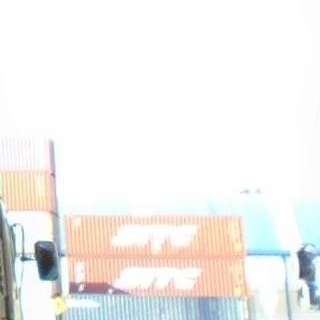
#> input picture data/processed/images/train/neg_1320_288_4.jpg, 320 x 320 px; its folder holds only this picture in this run
$ python preprocess.py
#> lines starting #> are read from the running program, lines starting #| are printed output that depends on the picture
# -*- coding: utf-8 -*-
"""
数据预处理脚本：集装箱缺陷检测项目
"""
import os
import random
import shutil
from pathlib import Path
from collections import Counter, defaultdict
import cv2
import numpy as np
import yaml


def cv2_imread_cn(filepath, flags=cv2.IMREAD_COLOR):
    """支持中文路径的 imread（cv2.imread 不支持中文路径）"""
    return cv2.imdecode(np.fromfile(str(filepath), dtype=np.uint8), flags)


def cv2_imwrite_cn(filepath, img):
    """支持中文路径的 imwrite"""
    ext = Path(filepath).suffix
    result, encoded = cv2.imencode(ext, img)
    if result:
        encoded.tofile(str(filepath))
    return result

# 设置随机种子，保证可复现性
random.seed(42)
np.random.seed(42)

# 类别定义: 0=Dent(凹陷), 1=Hole(破洞), 2=Rusty(锈蚀)
CLASSES = {0: 'Dent', 1: 'Hole', 2: 'Rusty'}

def get_dominant_class(label_path):
    """获取标注文件中出现次数最多的类别，作为分层采样的依据"""
    if not label_path.exists():
        return -1 # 表示无目标背景图

    with open(label_path, 'r', encoding='utf-8') as f:
        lines = f.readlines()

    if not lines:
        return -1

    # YOLO 格式的第一列为类别 ID
    classes = [int(line.strip().split()[0]) for line in lines if line.strip()]
    if not classes:
        return -1

    counts = Counter(classes)
    return counts.most_common(1)[0][0]

def split_dataset(src_dir, dst_dir, val_ratio=0.15):
    """1. 训练/验证集划分"""
#> called with val_ratio = 0.15
    print(">>> 开始划分数据集...")
    src_images_dir = src_dir / 'images' / 'train'
    src_labels_dir = src_dir / 'labels' / 'train'

    dst_images_train = dst_dir / 'images' / 'train'
    dst_images_val = dst_dir / 'images' / 'val'
    dst_labels_train = dst_dir / 'labels' / 'train'
    dst_labels_val = dst_dir / 'labels' / 'val'

    # 创建目标目录
    for d in [dst_images_train, dst_images_val, dst_labels_train, dst_labels_val]:
        d.mkdir(parents=True, exist_ok=True)

    image_files = list(src_images_dir.glob('*.jpg'))
    if not image_files:
        print(f"警告：未能在 {src_images_dir} 找到图片。")
        return []

    # 按主要类别进行分组，用于分层抽样
    class_groups = defaultdict(list)
    for img_path in image_files:
        label_path = src_labels_dir / (img_path.stem + '.txt')
        dom_class = get_dominant_class(label_path)
        class_groups[dom_class].append(img_path)

    train_files = []
    val_files = []

    # 对每个类别的图片集进行按比例划分
    for cls, files in class_groups.items():
        random.shuffle(files)
        val_size = int(len(files) * val_ratio)
        val_files.extend(files[:val_size])
        train_files.extend(files[val_size:])

    print(f"总图片数: {len(image_files)}, 分配给训练集: {len(train_files)}, 分配给验证集: {len(val_files)}")

    # 定义复制文件的辅助函数
    def copy_files(files, target_img_dir, target_lbl_dir):
        for img_path in files:
            shutil.copy(img_path, target_img_dir / img_path.name)
            label_path = src_labels_dir / (img_path.stem + '.txt')
            if label_path.exists():
                shutil.copy(label_path, target_lbl_dir / label_path.name)
            else:
                # 若源图片无标注文件，则在目标路径生成一个空文件
                open(target_lbl_dir / (img_path.stem + '.txt'), 'w').close()

    copy_files(train_files, dst_images_train, dst_labels_train)
    copy_files(val_files, dst_images_val, dst_labels_val)

    # 自动生成 data.yaml 配置文件
    yaml_data = {
        'path': str(dst_dir.absolute()).replace('\\', '/'),
        'train': 'images/train',
        'val': 'images/val',
        'names': CLASSES
    }

    with open(dst_dir / 'data.yaml', 'w', encoding='utf-8') as f:
        yaml.dump(yaml_data, f, allow_unicode=True, sort_keys=False)

    print(f">>> 数据集划分完成，配置文件 {dst_dir / 'data.yaml'} 已生成。\n")
    return train_files

def parse_labels(label_path):
    """解析 YOLO 标注文件，返回解析后的 [x_center, y_center, w, h] 列表"""
    bboxes = []
    if label_path.exists():
        with open(label_path, 'r') as f:
            for line in f:
                parts = line.strip().split()
                if len(parts) >= 5:
                    bboxes.append([float(x) for x in parts[1:5]])
    return bboxes

def check_overlap(crop_box, bboxes, img_size=640):
    """判断裁剪区域 (x1, y1, x2, y2) 是否与任何原有的 YOLO 标注框重叠"""
    cx1, cy1, cx2, cy2 = crop_box
    for b in bboxes:
        bx_c, by_c, bw, bh = b
        # 将归一化坐标转换为原图的绝对坐标
        bx1 = (bx_c - bw/2) * img_size
        by1 = (by_c - bh/2) * img_size
        bx2 = (bx_c + bw/2) * img_size
        by2 = (by_c + bh/2) * img_size

        # 判断两个矩形是否有交集
        if not (cx2 <= bx1 or cx1 >= bx2 or cy2 <= by1 or cy1 >= by2):
            return True
    return False

def generate_negative_samples(src_dir, dst_dir, train_files, num_samples=600, crop_size=320):
    """2. 负样本生成：从训练图片中裁剪不含标注框的区域"""
#> called with num_samples = 600, crop_size = 320
    print(f">>> 开始生成负样本，目标数量约: {num_samples}...")
    neg_dir = dst_dir / 'negative_samples'
    neg_images_dir = neg_dir / 'images'
    neg_labels_dir = neg_dir / 'labels'

    neg_images_dir.mkdir(parents=True, exist_ok=True)
    neg_labels_dir.mkdir(parents=True, exist_ok=True)

    src_labels_dir = src_dir / 'labels' / 'train'

    count = 0
    # 随机打乱以增加负样本来源的多样性
    random.shuffle(train_files)

    for img_path in train_files:
        if count >= num_samples:
            break

        label_path = src_labels_dir / (img_path.stem + '.txt')
        bboxes = parse_labels(label_path)

        img = cv2_imread_cn(img_path)
#> in cv2_imread_cn, returned value is the input picture: shape (320, 320, 3); mean B, G, R 238.6, 240.9, 241.9
        if img is None:
            continue

        h, w = img.shape[:2]
#> h = 320; w = 320

        # 每张图尝试进行随机裁剪
        for _ in range(5):
            if count >= num_samples:
                break

            x1 = random.randint(0, max(0, w - crop_size))
            y1 = random.randint(0, max(0, h - crop_size))
            x2 = x1 + crop_size
            y2 = y1 + crop_size

            # 如果该裁剪区域与任何已有缺陷标注不重合，则是干净的负样本
            if not check_overlap((x1, y1, x2, y2), bboxes, img_size=640):
                crop_img = img[y1:y2, x1:x2]
                out_name = f"neg_{img_path.stem}_{x1}_{y1}.jpg"
                cv2_imwrite_cn(str(neg_images_dir / out_name), crop_img)
                # 生成对应的空 txt 标注文件
                open(neg_labels_dir / f"neg_{img_path.stem}_{x1}_{y1}.txt", 'w').close()
                count += 1
#> after the loop, count = 5

    print(f">>> 负样本生成完成，实际共生成 {count} 张负样本。\n")
#| >>> 负样本生成完成，实际共生成 5 张负样本。

def preview_augmentations(sample_img_path, dst_dir):
    """3. 数据增强预览：展示增强效果对比图并保存"""
    print(f">>> 开始生成数据增强预览图，样本: {sample_img_path.name}...")
    img = cv2_imread_cn(sample_img_path)
    if img is None:
        print("图片加载失败，跳过预览。")
        return

    h, w = img.shape[:2]
#> h = 320; w = 320

    # 0. 原图
    orig = img.copy()

    # 1. 水平翻转
    flipped = cv2.flip(img, 1)
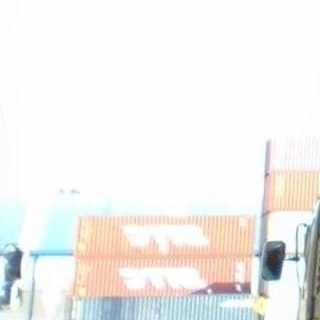
#> flipped: shape (320, 320, 3); mean B, G, R 238.6, 240.9, 241.9

    # 2. 亮度调整 (全局变亮)
    hsv = cv2.cvtColor(img, cv2.COLOR_BGR2HSV).astype(np.float32)
    hsv[:, :, 2] = np.clip(hsv[:, :, 2] * 1.5, 0, 255)
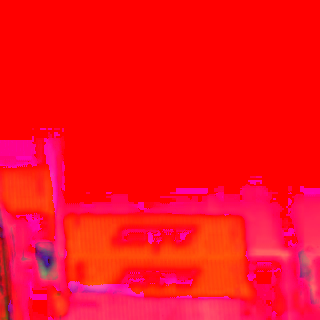
#> hsv: shape (320, 320, 3) float32; mean B, G, R 26.5, 12.8, 253.5
    bright = cv2.cvtColor(hsv.astype(np.uint8), cv2.COLOR_HSV2BGR)

    # 3. HSV 随机扰动
    hsv_jitter = cv2.cvtColor(img, cv2.COLOR_BGR2HSV).astype(np.int16)
    hsv_jitter[:, :, 0] = (hsv_jitter[:, :, 0] + random.randint(-20, 20)) % 180
    hsv_jitter[:, :, 1] = np.clip(hsv_jitter[:, :, 1] + random.randint(-40, 40), 0, 255)
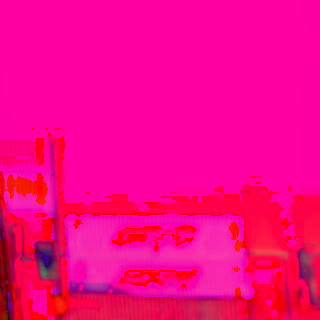
#> hsv_jitter: shape (320, 320, 3) int16; mean B, G, R 136, 4.8, 246.1
    hsv_jitter[:, :, 2] = np.clip(hsv_jitter[:, :, 2] + random.randint(-40, 40), 0, 255)
    hsv_jitter = cv2.cvtColor(hsv_jitter.astype(np.uint8), cv2.COLOR_HSV2BGR)

    # 4. 随机裁剪并缩放回原大小
    crop_size = int(w * 0.7)
#> crop_size = 224
    x1 = random.randint(0, w - crop_size)
#> x1 = 29
    y1 = random.randint(0, h - crop_size)
#> y1 = 64
    cropped = img[y1:y1+crop_size, x1:x1+crop_size]
    cropped_resized = cv2.resize(cropped, (w, h))

    # 用于在图上添加文字标签的辅助函数
    def add_text(image, text):
#> called with text = 'Original'
        res = image.copy()
        cv2.putText(res, text, (20, 50), cv2.FONT_HERSHEY_SIMPLEX, 1.2, (0, 0, 255), 3)
        return res

    row1 = np.hstack([add_text(orig, "Original"), add_text(flipped, "Horizontal Flip"), add_text(bright, "Brightness")])
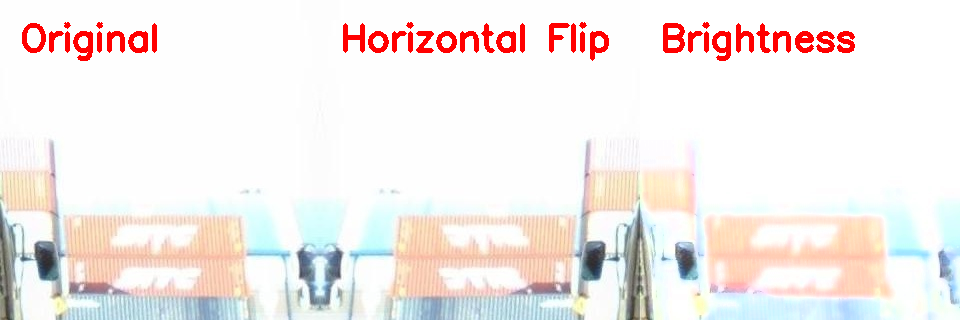
#> row1: shape (320, 960, 3); mean B, G, R 234.8, 237, 244.1
    row2 = np.hstack([add_text(hsv_jitter, "HSV Jitter"), add_text(cropped_resized, "Random Crop"), np.zeros_like(orig)])
#> in add_text (call 5), `cv2.putText(res, text, (20, 50), cv2.FONT_HERSHEY_SIMPLEX, 1.2, (0, 0,..`:
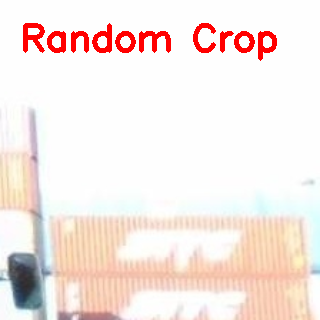
#> res: shape (320, 320, 3); mean B, G, R 229.2, 233.7, 246.8
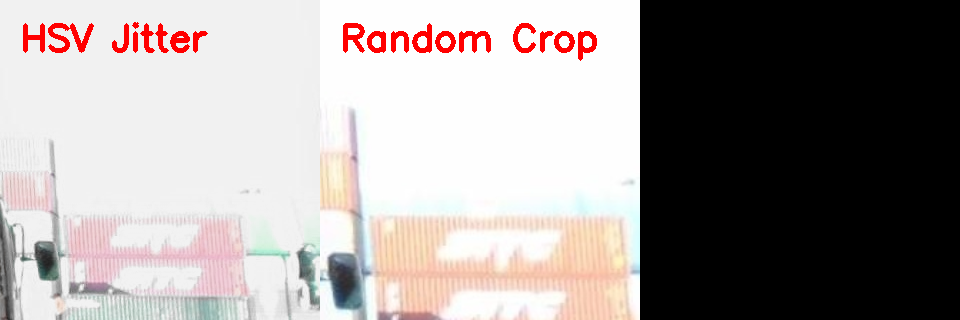
#> row2: shape (320, 960, 3); mean B, G, R 151.5, 152.9, 159.7

    preview = np.vstack([row1, row2])
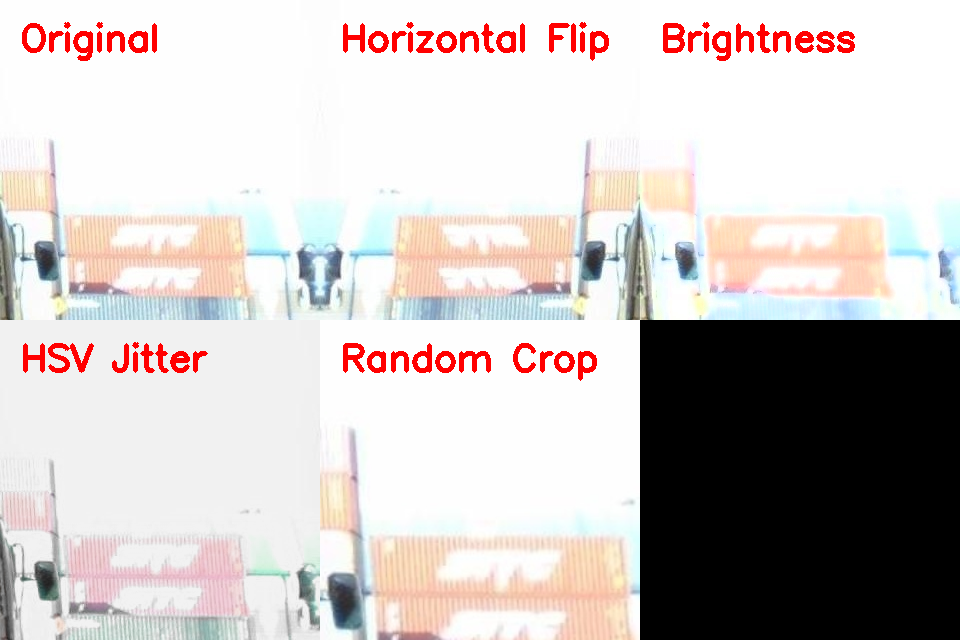
#> preview: shape (640, 960, 3); mean B, G, R 193.1, 195, 201.9

    out_path = dst_dir / 'augmentation_preview.jpg'
    cv2_imwrite_cn(str(out_path), preview)
    print(f">>> 数据增强预览图已保存至: {out_path}\n")

if __name__ == '__main__':
    # 定义输入和输出路径
    src_dir = Path(__file__).resolve().parents[1] / "数据集3713"
    dst_dir = Path(__file__).resolve().parents[1] / "data" / "processed"

    if not src_dir.exists():
        print(f"错误: 数据集源路径不存在 {src_dir}")
    else:
        print("=== 集装箱缺陷检测数据预处理开始 ===")
        # 1. 划分数据集 (15% 验证集，分层抽样)
        train_files = split_dataset(src_dir, dst_dir, val_ratio=0.15)

        # 2. 生成负样本 (无目标裁剪)
        if train_files:
            generate_negative_samples(src_dir, dst_dir, train_files, num_samples=600)

            # 3. 数据增强预览 (取一张训练集图片)
            preview_augmentations(train_files[0], dst_dir)

        print("=== 数据预处理全部完成 ===")

$ run again, on data/processed/images/train/neg_2981_106_141.jpg
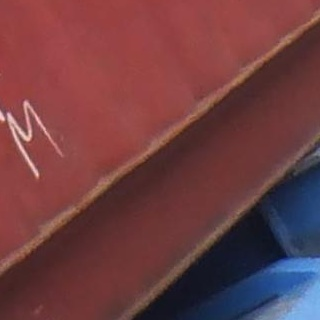
#> input picture data/processed/images/train/neg_2981_106_141.jpg, 320 x 320 px
#> in cv2_imread_cn, returned value is the input picture: shape (320, 320, 3); mean B, G, R 66.3, 62.4, 111.9
#> after the loop in generate_negative_samples, `for _ in range(5):`: count = 5
#| >>> 负样本生成完成，实际共生成 5 张负样本。
#> in preview_augmentations, `row2 = np.hstack([add_text(hsv_jitter, "HSV Jitter"), add_text(cropped..`:
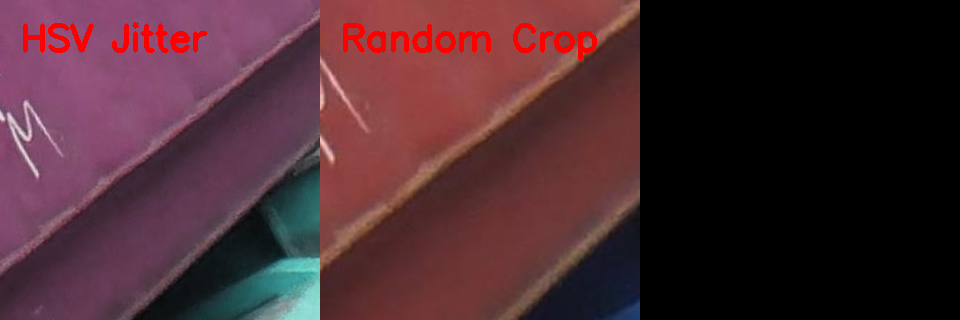
#> row2: shape (320, 960, 3); mean B, G, R 48.5, 41.3, 73.3
#> in preview_augmentations, `preview = np.vstack([row1, row2])`:
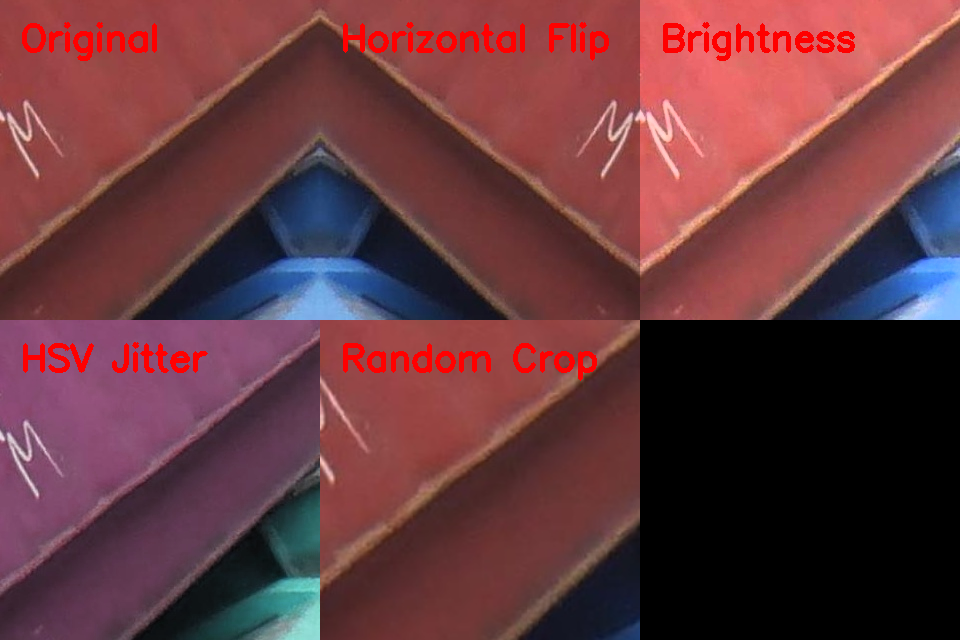
#> preview: shape (640, 960, 3); mean B, G, R 61.6, 55.8, 102.6

$ run again, on data/processed/images/train/neg_372_151_73.jpg
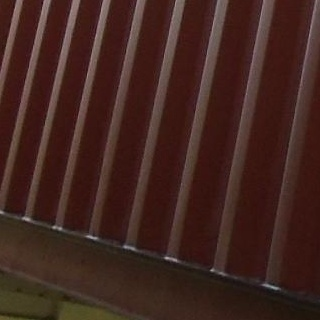
#> input picture data/processed/images/train/neg_372_151_73.jpg, 320 x 320 px
#> in cv2_imread_cn, returned value is the input picture: shape (320, 320, 3); mean B, G, R 31.6, 37.8, 66
#> after the loop in generate_negative_samples, `for _ in range(5):`: count = 5
#| >>> 负样本生成完成，实际共生成 5 张负样本。
#> in preview_augmentations, `row2 = np.hstack([add_text(hsv_jitter, "HSV Jitter"), add_text(cropped..`:
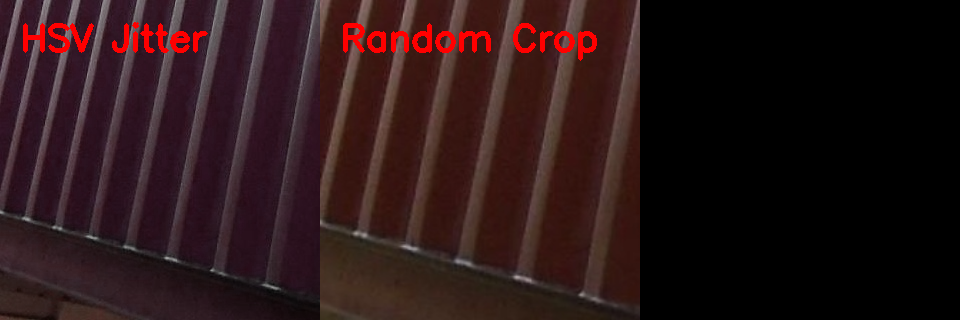
#> row2: shape (320, 960, 3); mean B, G, R 23, 21.7, 42.1
#> in preview_augmentations, `preview = np.vstack([row1, row2])`:
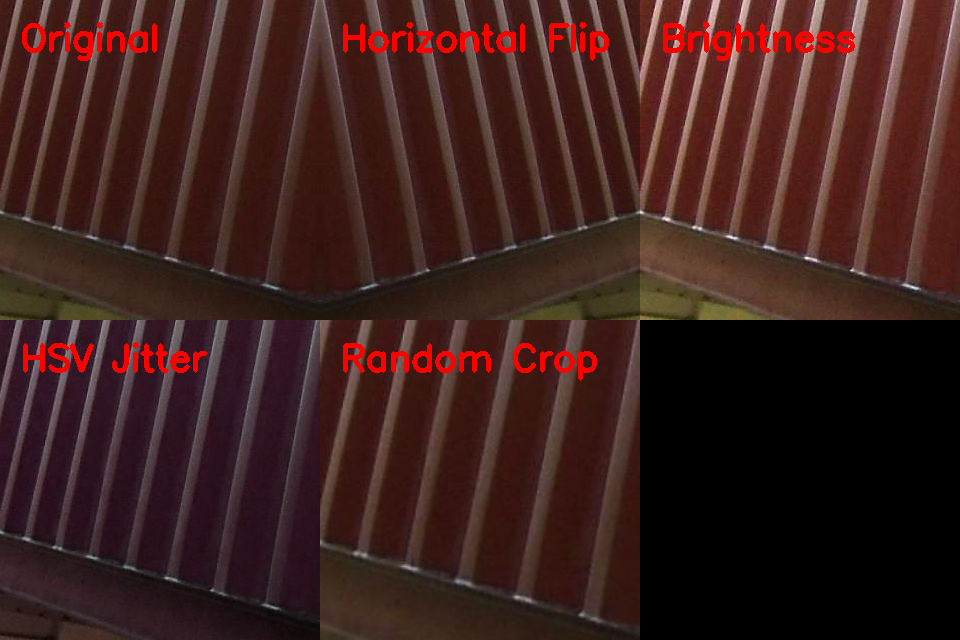
#> preview: shape (640, 960, 3); mean B, G, R 29.2, 32.2, 61.4
